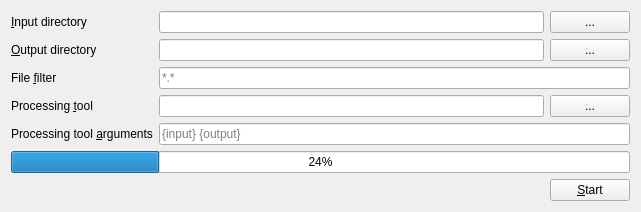
<?xml version="1.0" encoding="UTF-8"?>
<ui version="4.0">
 <class>MainWindow</class>
 <widget class="QMainWindow" name="MainWindow">
  <property name="geometry">
   <rect>
    <x>0</x>
    <y>0</y>
    <width>641</width>
    <height>189</height>
   </rect>
  </property>
  <property name="windowTitle">
   <string>MainWindow</string>
  </property>
  <widget class="QWidget" name="centralWidget">
   <layout class="QVBoxLayout" name="verticalLayout">
    <item>
     <layout class="QFormLayout" name="formLayout_2">
      <item row="0" column="0">
       <widget class="QLabel" name="inputDirectoryLabel">
        <property name="text">
         <string>&amp;Input directory</string>
        </property>
        <property name="buddy">
         <cstring>inputDirectoryBrowse</cstring>
        </property>
       </widget>
      </item>
      <item row="0" column="1">
       <layout class="QHBoxLayout" name="inputDirectoryLayout">
        <item>
         <widget class="QLineEdit" name="inputDirectoryLineEdit"/>
        </item>
        <item>
         <widget class="QPushButton" name="inputDirectoryBrowse">
          <property name="text">
           <string>...</string>
          </property>
         </widget>
        </item>
       </layout>
      </item>
      <item row="1" column="0">
       <widget class="QLabel" name="outputDirectoryLabel">
        <property name="text">
         <string>&amp;Output directory</string>
        </property>
        <property name="buddy">
         <cstring>outputDirectoryBrowse</cstring>
        </property>
       </widget>
      </item>
      <item row="1" column="1">
       <layout class="QHBoxLayout" name="outputDirectoryLayout">
        <item>
         <widget class="QLineEdit" name="outputDirectoryLineEdit"/>
        </item>
        <item>
         <widget class="QPushButton" name="outputDirectoryBrowse">
          <property name="text">
           <string>...</string>
          </property>
         </widget>
        </item>
       </layout>
      </item>
      <item row="3" column="0">
       <widget class="QLabel" name="processingToolLabel">
        <property name="text">
         <string>Processing &amp;tool</string>
        </property>
        <property name="buddy">
         <cstring>processingToolBrowse</cstring>
        </property>
       </widget>
      </item>
      <item row="3" column="1">
       <layout class="QHBoxLayout" name="processingToolLayout">
        <item>
         <widget class="QLineEdit" name="processingToolLineEdit"/>
        </item>
        <item>
         <widget class="QPushButton" name="processingToolBrowse">
          <property name="text">
           <string>...</string>
          </property>
         </widget>
        </item>
       </layout>
      </item>
      <item row="4" column="0">
       <widget class="QLabel" name="processingToolArgumentsLabel">
        <property name="text">
         <string>Processing tool &amp;arguments</string>
        </property>
        <property name="buddy">
         <cstring>processingToolArgumentsLineEdit</cstring>
        </property>
       </widget>
      </item>
      <item row="4" column="1">
       <widget class="QLineEdit" name="processingToolArgumentsLineEdit">
        <property name="toolTip">
         <string>Use placeholders: {input} for input file path, {output} for output file path</string>
        </property>
        <property name="placeholderText">
         <string>{input} {output}</string>
        </property>
       </widget>
      </item>
      <item row="5" column="0" colspan="2">
       <widget class="QProgressBar" name="progressBar">
        <property name="value">
         <number>24</number>
        </property>
       </widget>
      </item>
      <item row="2" column="0">
       <widget class="QLabel" name="fileFilterLabel">
        <property name="text">
         <string>File &amp;filter</string>
        </property>
        <property name="buddy">
         <cstring>fileFilterLineEdit</cstring>
        </property>
       </widget>
      </item>
      <item row="2" column="1">
       <widget class="QLineEdit" name="fileFilterLineEdit">
        <property name="placeholderText">
         <string>*.*</string>
        </property>
       </widget>
      </item>
     </layout>
    </item>
    <item>
     <layout class="QHBoxLayout" name="horizontalLayout">
      <item>
       <spacer name="horizontalSpacer">
        <property name="orientation">
         <enum>Qt::Horizontal</enum>
        </property>
        <property name="sizeHint" stdset="0">
         <size>
          <width>40</width>
          <height>20</height>
         </size>
        </property>
       </spacer>
      </item>
      <item>
       <widget class="QPushButton" name="startStopButton">
        <property name="text">
         <string>&amp;Start</string>
        </property>
        <property name="autoDefault">
         <bool>true</bool>
        </property>
       </widget>
      </item>
     </layout>
    </item>
   </layout>
  </widget>
 </widget>
 <layoutdefault spacing="6" margin="11"/>
 <resources/>
 <connections/>
</ui>
